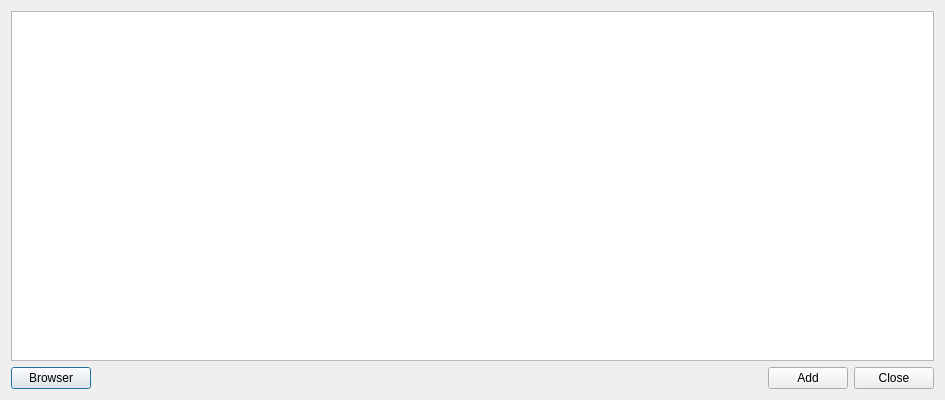
<?xml version="1.0" encoding="UTF-8"?>
<ui version="4.0">
 <class>Dialog</class>
 <widget class="QDialog" name="Dialog">
  <property name="geometry">
   <rect>
    <x>0</x>
    <y>0</y>
    <width>945</width>
    <height>400</height>
   </rect>
  </property>
  <property name="windowTitle">
   <string>Dialog</string>
  </property>
  <layout class="QVBoxLayout" name="verticalLayout">
   <item>
    <widget class="QTextEdit" name="UrlsList">
     <property name="font">
      <font>
       <pointsize>9</pointsize>
      </font>
     </property>
     <property name="frameShape">
      <enum>QFrame::StyledPanel</enum>
     </property>
     <property name="readOnly">
      <bool>true</bool>
     </property>
     <property name="html">
      <string>&lt;!DOCTYPE HTML PUBLIC &quot;-//W3C//DTD HTML 4.0//EN&quot; &quot;http://www.w3.org/TR/REC-html40/strict.dtd&quot;&gt;
&lt;html&gt;&lt;head&gt;&lt;meta name=&quot;qrichtext&quot; content=&quot;1&quot; /&gt;&lt;style type=&quot;text/css&quot;&gt;
p, li { white-space: pre-wrap; }
&lt;/style&gt;&lt;/head&gt;&lt;body style=&quot; font-family:'MS Shell Dlg 2'; font-size:9pt; font-weight:400; font-style:normal;&quot;&gt;
&lt;p style=&quot; margin-top:12px; margin-bottom:12px; margin-left:0px; margin-right:0px; -qt-block-indent:0; text-indent:0px;&quot;&gt;&lt;br /&gt;&lt;/p&gt;&lt;/body&gt;&lt;/html&gt;</string>
     </property>
     <property name="textInteractionFlags">
      <set>Qt::TextSelectableByKeyboard|Qt::TextSelectableByMouse</set>
     </property>
    </widget>
   </item>
   <item>
    <layout class="QHBoxLayout" name="horizontalLayout">
     <item>
      <widget class="QPushButton" name="BrowserBtn">
       <property name="text">
        <string>Browser</string>
       </property>
      </widget>
     </item>
     <item>
      <spacer name="horizontalSpacer">
       <property name="orientation">
        <enum>Qt::Horizontal</enum>
       </property>
       <property name="sizeHint" stdset="0">
        <size>
         <width>318</width>
         <height>20</height>
        </size>
       </property>
      </spacer>
     </item>
     <item>
      <widget class="QPushButton" name="AddBtn">
       <property name="text">
        <string>Add</string>
       </property>
      </widget>
     </item>
     <item>
      <widget class="QPushButton" name="CloseBtn">
       <property name="text">
        <string>Close</string>
       </property>
      </widget>
     </item>
    </layout>
   </item>
  </layout>
 </widget>
 <resources/>
 <connections/>
</ui>
